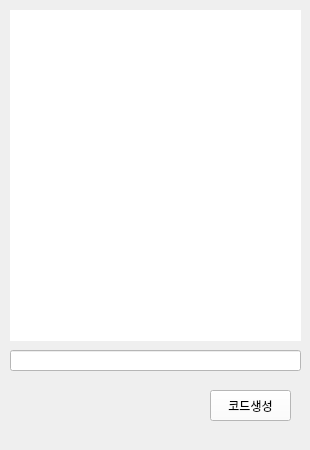
<?xml version="1.0" encoding="UTF-8"?>
<ui version="4.0">
 <class>Form</class>
 <widget class="QWidget" name="Form">
  <property name="geometry">
   <rect>
    <x>0</x>
    <y>0</y>
    <width>310</width>
    <height>450</height>
   </rect>
  </property>
  <property name="windowTitle">
   <string>Form</string>
  </property>
  <widget class="QLabel" name="lblQrCode">
   <property name="geometry">
    <rect>
     <x>10</x>
     <y>10</y>
     <width>291</width>
     <height>331</height>
    </rect>
   </property>
   <property name="styleSheet">
    <string notr="true">background-color: white;</string>
   </property>
   <property name="text">
    <string/>
   </property>
  </widget>
  <widget class="QLineEdit" name="txtQrData">
   <property name="geometry">
    <rect>
     <x>10</x>
     <y>350</y>
     <width>291</width>
     <height>21</height>
    </rect>
   </property>
   <property name="styleSheet">
    <string notr="true">background-color: white;</string>
   </property>
  </widget>
  <widget class="QPushButton" name="btnGenerate">
   <property name="geometry">
    <rect>
     <x>210</x>
     <y>390</y>
     <width>81</width>
     <height>31</height>
    </rect>
   </property>
   <property name="styleSheet">
    <string notr="true">background-color: white;</string>
   </property>
   <property name="text">
    <string>코드생성</string>
   </property>
  </widget>
 </widget>
 <resources/>
 <connections/>
</ui>
